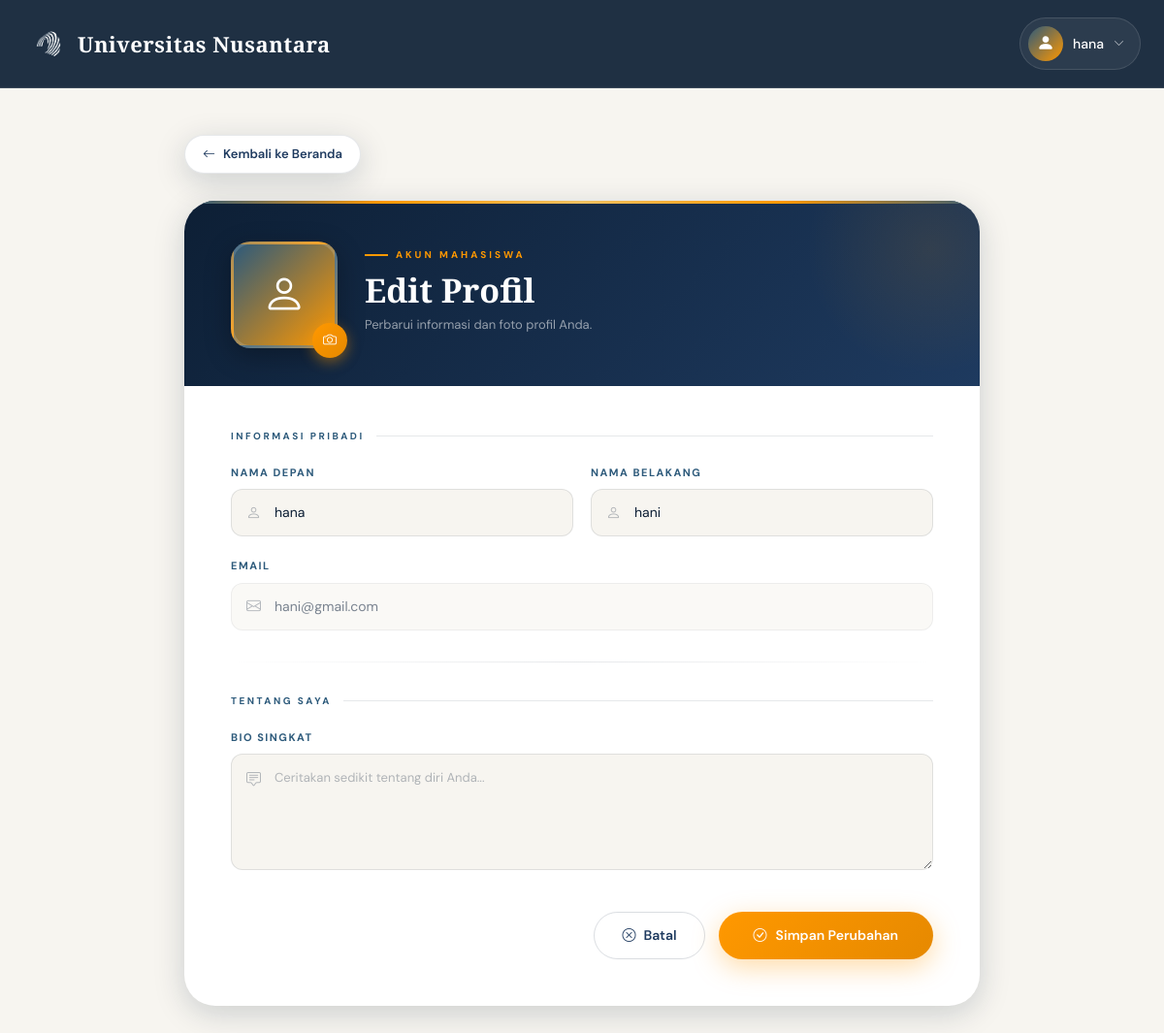
The page /edit_profile.php (signed in) on the database its author committed.
### tables this page shows
CREATE TABLE `users` (
  `id` int(11) NOT NULL,
  `first_name` varchar(100) NOT NULL,
  `last_name` varchar(100) NOT NULL,
  `email` varchar(150) NOT NULL,
  `password` varchar(255) NOT NULL,
  `photo` varchar(255) DEFAULT NULL,
  `about` longtext DEFAULT NULL,
  `created_at` timestamp NOT NULL DEFAULT current_timestamp()
);

### edit_profile.php (the view, shortened to what this page needs)
<?php
include "koneksi.php";
$user_id   = $_SESSION['user_id'];
$user_name = $_SESSION['user_name'];
$query = "SELECT * FROM users WHERE id = ?";
$stmt  = mysqli_prepare($koneksi, $query);
mysqli_stmt_bind_param($stmt, "i", $user_id);
mysqli_stmt_execute($stmt);
$result = mysqli_stmt_get_result($stmt);
$user   = mysqli_fetch_assoc($result);
?>
<!DOCTYPE html>
<html lang="id">
<head>
  <link href="https://cdn.jsdelivr.net/npm/bootstrap@5.3.2/dist/css/bootstrap.min.css" rel="stylesheet">
  <link href="https://cdn.jsdelivr.net/npm/bootstrap-icons@1.11.1/font/bootstrap-icons.css" rel="stylesheet">
</head>
<body>
<nav class="navbar navbar-expand-lg" id="mainNav">
  <div class="container-fluid px-4">
    <a class="navbar-brand" href="index.php">
      <img src="LOGORBG.png" alt="Logo" class="navbar-logo">
      <span>Universitas Nusantara</span>
    </a>
    <div class="ms-auto d-flex align-items-center gap-3">
      <div class="profile-dropdown">
        <button class="profile-btn" onclick="toggleDropdown()">
          <?php if (!empty($user['photo'])): ?>
            <img src="uploads/foto/<?php echo htmlspecialchars($user['photo']); ?>" alt="Profile" class="profile-avatar">
          <?php else: ?>
            <span class="profile-icon-circle"><i class="bi bi-person-fill"></i></span>
          <?php endif; ?>
          <span><?php echo htmlspecialchars($user_name); ?></span>
          <i class="bi bi-chevron-down" style="font-size:11px; opacity:0.7;"></i>
        </button>
      </div>
    </div>
  </div>
</nav>
<div class="page-wrapper">
  <a href="index.php" class="page-back">
    <i class="bi bi-arrow-left"></i> Kembali ke Beranda
  </a>
  <div class="profile-card">
    <div class="profile-card-header">
      <div class="header-inner">
        <div class="photo-upload-area">
          <?php if (!empty($user['photo'])): ?>
            <img src="uploads/foto/<?php echo htmlspecialchars($user['photo']); ?>"
                 alt="Profile" class="photo-preview" id="photoPreview">
          <?php else: ?>
            <div class="photo-placeholder" id="photoPlaceholder">
              <i class="bi bi-person"></i>
            </div>
          <?php endif; ?>
          <button type="button" class="photo-upload-btn"
                  onclick="document.getElementById('photoInput').click()"
                  title="Ubah Foto">
            <i class="bi bi-camera"></i>
          </button>
        </div>
        <div class="header-text">
          <div class="header-eyebrow">Akun Mahasiswa</div>
          <h1>Edit Profil</h1>
          <p>Perbarui informasi dan foto profil Anda.</p>
        </div>
      </div>
    </div>
    <div class="profile-card-body">
      <form method="POST" enctype="multipart/form-data">
        <div class="form-section-label">Informasi Pribadi</div>
        <div class="form-row">
          <div class="form-group">
            <label for="first_name">Nama Depan</label>
            <div class="input-wrapper">
              <input type="text" id="first_name" name="first_name"
                     value="<?php echo htmlspecialchars($user['first_name'] ?? ''); ?>"
                     placeholder="Nama depan" required>
            </div>
          </div>
          <div class="form-group">
            <label for="last_name">Nama Belakang</label>
            <div class="input-wrapper">
              <input type="text" id="last_name" name="last_name"
                     value="<?php echo htmlspecialchars($user['last_name'] ?? ''); ?>"
                     placeholder="Nama belakang" required>
            </div>
          </div>
        </div>
        <div class="form-group">
          <label for="email">Email</label>
          <div class="input-wrapper">
            <input type="email" id="email"
                   value="<?php echo htmlspecialchars($user['email'] ?? ''); ?>"
                   readonly>
            <i class="bi bi-envelope input-icon"></i>
          </div>
        </div>
        <div class="form-divider"></div>
        <div class="form-section-label">Tentang Saya</div>
        <div class="form-group">
          <label for="about">Bio Singkat</label>
          <div class="input-wrapper">
            <textarea id="about" name="about"
                      placeholder="Ceritakan sedikit tentang diri Anda..."><?php echo htmlspecialchars($user['about'] ?? ''); ?></textarea>
          </div>
        </div>
        <div class="button-group">
          <a href="index.php" class="btn-cancel">
            <i class="bi bi-x-circle"></i> Batal
          </a>
          <button type="submit" class="btn-save">
            <i class="bi bi-check-circle"></i> Simpan Perubahan
          </button>
        </div>
      </form>
    </div>
  </div>
</div>
</body>
</html>

### rows shown on the page
users: first_name "hana", last_name "hani", email "hani@gmail.com"

### other values the page prints
$user_name "hana"
